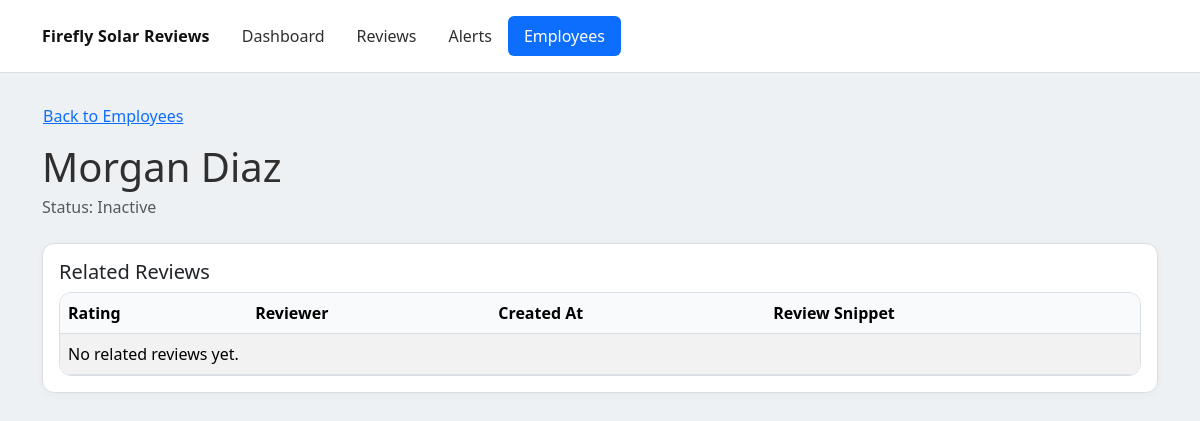
/employees/4, run on an earlier commit of the app's database.
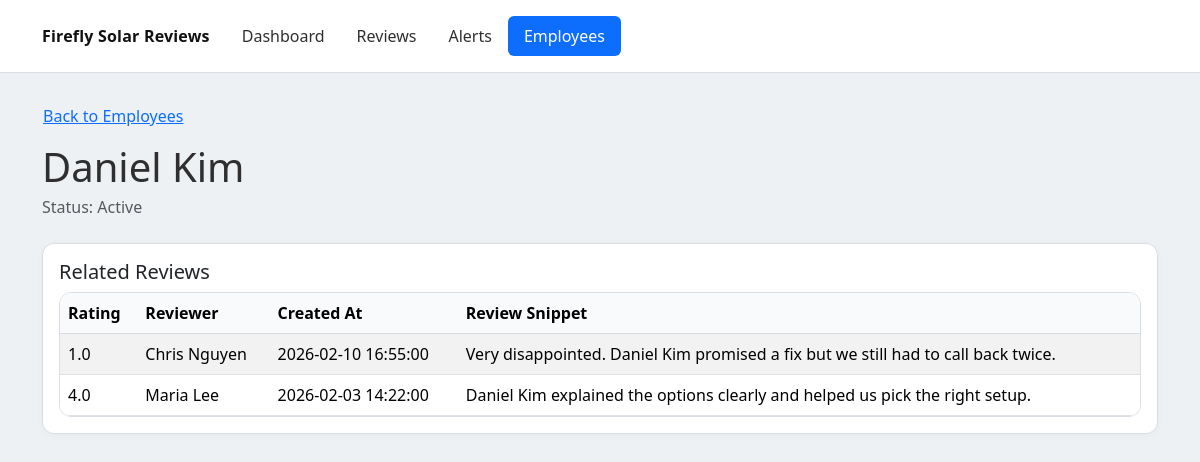
And on a later commit of the database.
### app/models.py (models this page shows)
class Employee(Base):
    __tablename__ = "employees"
    id: Mapped[int] = mapped_column(Integer, primary_key=True, index=True)
    location_id: Mapped[int] = mapped_column(ForeignKey("locations.id"), nullable=False, index=True)
    full_name: Mapped[str] = mapped_column(String(255), nullable=False)
    is_active: Mapped[bool] = mapped_column(Boolean, default=True, nullable=False)
    created_at: Mapped[datetime] = mapped_column(DateTime, default=datetime.utcnow, nullable=False)

class Review(Base):
    __tablename__ = "reviews"
    id: Mapped[int] = mapped_column(Integer, primary_key=True, index=True)
    location_id: Mapped[int] = mapped_column(ForeignKey("locations.id"), nullable=False, index=True)
    google_review_id: Mapped[str] = mapped_column(String(255), unique=True, nullable=False)
    reviewer_name: Mapped[str] = mapped_column(String(255), nullable=False)
    rating: Mapped[float] = mapped_column(Float, nullable=False)
    review_text: Mapped[str] = mapped_column(Text, nullable=False)
    review_date: Mapped[datetime] = mapped_column(DateTime, nullable=False)
    created_at: Mapped[datetime] = mapped_column(DateTime, default=datetime.utcnow, nullable=False)

### app/main.py (the view)
@app.get("/employees/{employee_id}", response_class=HTMLResponse)
def employee_detail_page(request: Request, employee_id: int) -> HTMLResponse:
    db: Session = SessionLocal()
    try:
        employee = db.query(models.Employee).filter(models.Employee.id == employee_id).first()
        if employee is None:
            return HTMLResponse(status_code=404, content="Employee not found")
        review_rows = (
            db.query(models.Review)
            .join(models.EmployeeMention, models.EmployeeMention.review_id == models.Review.id)
            .filter(models.EmployeeMention.employee_id == employee_id)
            .filter(models.EmployeeMention.ambiguity_flag.is_(False))
            .order_by(models.Review.created_at.desc())
            .all()
        )
        reviews = []
        for review in review_rows:
            snippet = review.review_text[:180] if review.review_text else ""
            if review.review_text and len(review.review_text) > 180:
                snippet += "..."
            reviews.append(
                {
                    "rating": review.rating,
                    "reviewer_name": review.reviewer_name,
                    "created_at": review.created_at,
                    "snippet": snippet,
                }
            )
        return templates.TemplateResponse(
            request=request,
            name="employee_detail.html",
            context={
                "title": employee.full_name,
                "employee": employee,
                "reviews": reviews,
            },
        )
    finally:
        db.close()

### app/templates/employee_detail.html (shortened to what this page needs)
<!doctype html>
<html lang="en">
  <head>
    <link
      href="https://cdn.jsdelivr.net/npm/bootstrap@5.3.3/dist/css/bootstrap.min.css"
      rel="stylesheet"
    />
    <link href="/static/app.css" rel="stylesheet" />
  </head>
  <body>
    <header class="app-header mb-4">
      <div class="container py-3 d-flex flex-wrap align-items-center gap-3">
        <a href="/" class="brand">Firefly Solar Reviews</a>
        <nav class="nav nav-pills">
          <a class="nav-link {% if request.url.path == '/dashboard' %}active{% endif %}" href="/dashboard">Dashboard</a>
          <a class="nav-link {% if request.url.path == '/reviews' %}active{% endif %}" href="/reviews">Reviews</a>
          <a class="nav-link {% if request.url.path == '/alerts' %}active{% endif %}" href="/alerts">Alerts</a>
          <a class="nav-link {% if request.url.path.startswith('/employees') %}active{% endif %}" href="/employees">Employees</a>
        </nav>
      </div>
    </header>
    <div class="container pb-4">
      <a href="/employees" class="btn btn-link ps-0 mb-2">Back to Employees</a>
      <h1 class="mb-1">{{ employee.full_name }}</h1>
      <p class="text-muted mb-4">Status: {{ "Active" if employee.is_active else "Inactive" }}</p>
      <div class="card">
        <div class="card-body">
          <h5 class="card-title">Related Reviews</h5>
          <div class="table-wrap">
            <table class="table table-striped">
              <thead>
                <tr>
                  <th>Rating</th>
                  <th>Reviewer</th>
                  <th>Created At</th>
                  <th>Review Snippet</th>
                </tr>
              </thead>
              <tbody>
                {% for review in reviews %}
                <tr>
                  <td>{{ review.rating }}</td>
                  <td>{{ review.reviewer_name }}</td>
                  <td>{{ review.created_at.strftime("%Y-%m-%d %H:%M:%S") if review.created_at else "" }}</td>
                  <td>{{ review.snippet }}</td>
                </tr>
                {% endfor %}
                {% if reviews|length == 0 %}
                <tr>
                  <td colspan="4">No related reviews yet.</td>
                </tr>
                {% endif %}
              </tbody>
            </table>
          </div>
        </div>
      </div>
    </div>
  </body>
</html>

What changed in the data, as far as the page shows it:
changed Employee: full_name "Morgan Diaz" → "Daniel Kim"; is_active "Inactive" → "Active"
now on this page (row edited): Review: rating "1.0", reviewer_name "Chris Nguyen", created_at "2026-02-10 16:55:00", snippet "Very disappointed. Daniel Kim promised a fix but we still had to call back twice."
now on this page (row edited): Review: rating "4.0", reviewer_name "Maria Lee", created_at "2026-02-03 14:22:00", snippet "Daniel Kim explained the options clearly and helped us pick the right setup."
Also different on the page:
text no longer shown: "No related reviews yet."
